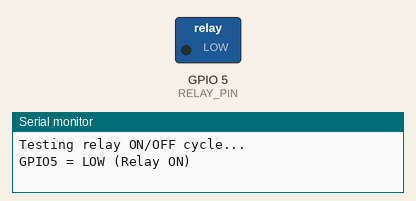
Recording of a sketch running on a simulated ESP8266 (NodeMCU). On the bench: switched loads named in the sketch (green lamp = pin HIGH), the last lines printed to the serial monitor.

Above: at 5.5 s.
At 10.0 s:
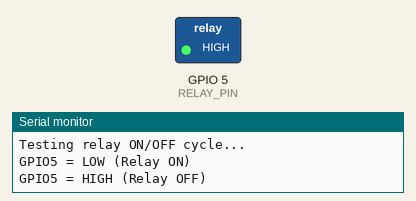
Timing chart, 0 to 22.2 s (numbered marks = the images above):
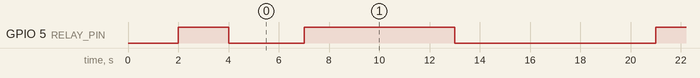

Measured:
- by itself, GPIO 5 (RELAY_PIN): repeats every 14.0 s: HIGH 6.0 s, LOW 8.0 s

The sketch:

gpio5_relay_test.ino
```cpp
/*
 * ESP8266 GPIO5 Relay Test
 * Simple test to verify GPIO5 relay control functionality
 */

#define RELAY_PIN 5  // GPIO5

void setup() {
  Serial.begin(115200);
  Serial.println();
  Serial.println("=== ESP8266 GPIO5 Relay Test ===");

  pinMode(RELAY_PIN, OUTPUT);
  Serial.printf("GPIO%d configured as OUTPUT\n", RELAY_PIN);

  // Initial state
  digitalWrite(RELAY_PIN, LOW);
  Serial.printf("GPIO%d set to LOW (Relay ON for active-low modules)\n", RELAY_PIN);
  delay(2000);

  digitalWrite(RELAY_PIN, HIGH);
  Serial.printf("GPIO%d set to HIGH (Relay OFF for active-low modules)\n", RELAY_PIN);
  delay(2000);
}

void loop() {
  Serial.println("Testing relay ON/OFF cycle...");

  // Turn relay ON (assuming active-low module)
  digitalWrite(RELAY_PIN, LOW);
  Serial.printf("GPIO%d = LOW (Relay ON)\n", RELAY_PIN);
  delay(3000);

  // Turn relay OFF
  digitalWrite(RELAY_PIN, HIGH);
  Serial.printf("GPIO%d = HIGH (Relay OFF)\n", RELAY_PIN);
  delay(3000);

  // Test with active-high logic (some relay modules)
  Serial.println("Testing active-high logic...");

  digitalWrite(RELAY_PIN, HIGH);
  Serial.printf("GPIO%d = HIGH (Relay ON for active-high modules)\n", RELAY_PIN);
  delay(3000);

  digitalWrite(RELAY_PIN, LOW);
  Serial.printf("GPIO%d = LOW (Relay OFF for active-high modules)\n", RELAY_PIN);
  delay(3000);

  Serial.println("--- Cycle complete ---");
  delay(2000);
}
```
